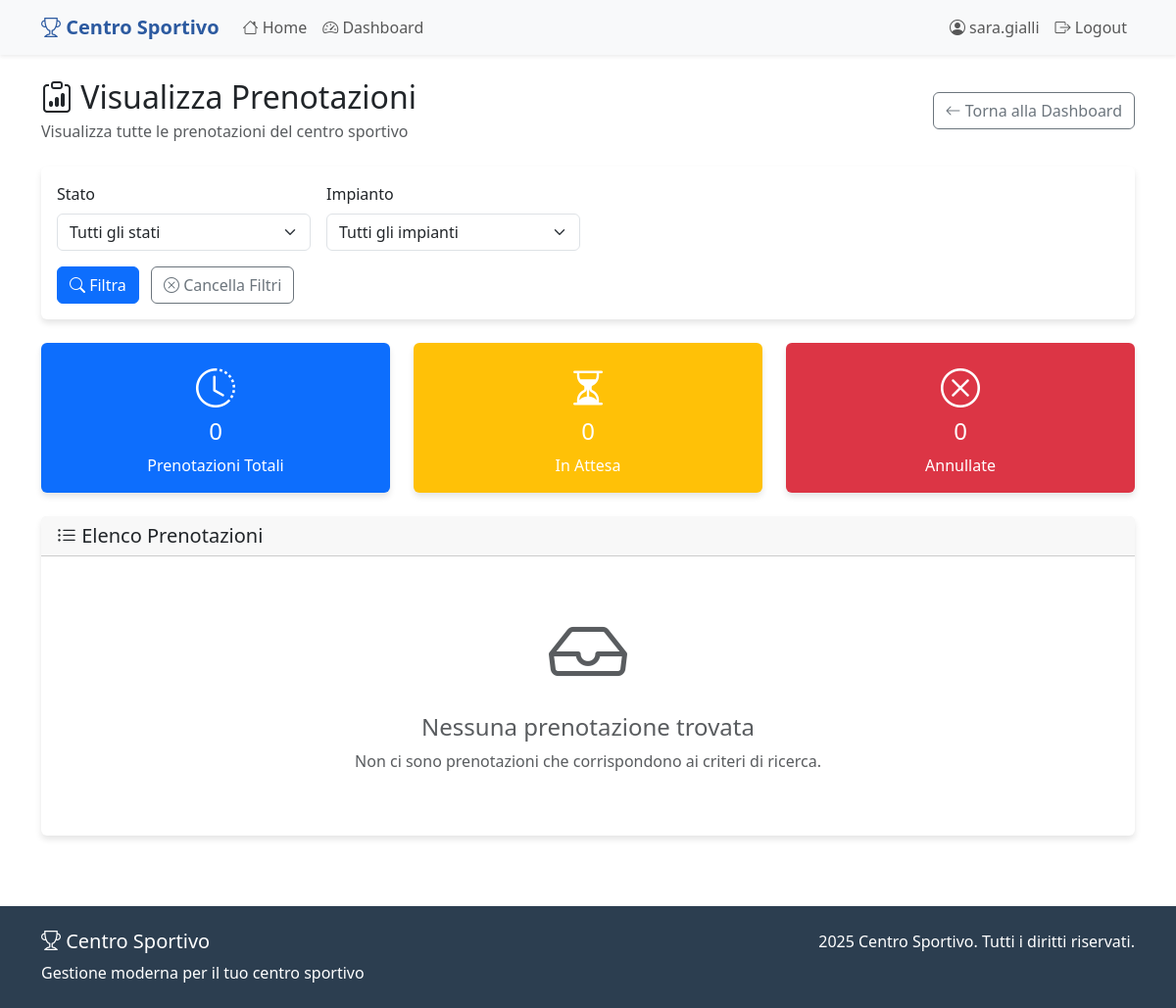
/gestione-prenotazioni/ (signed in), run on an earlier commit of the app's database.
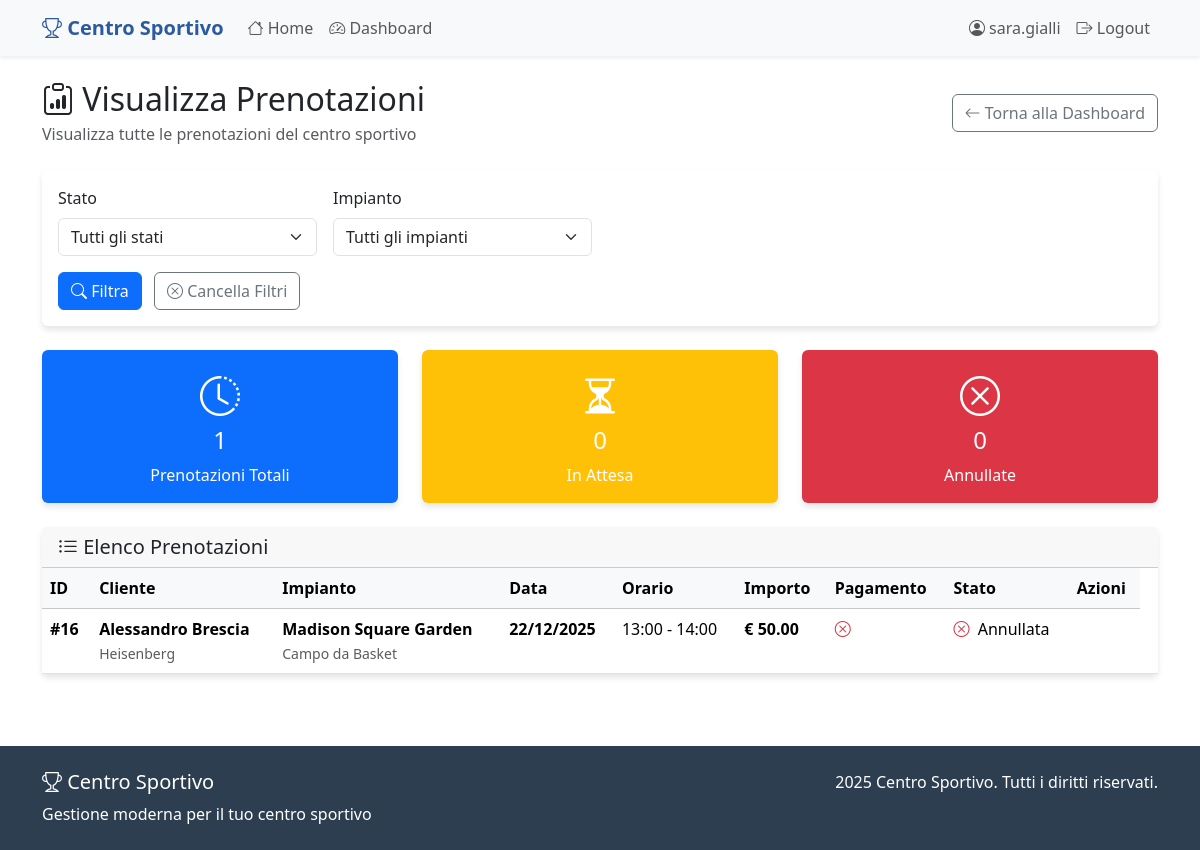
And on a later commit of the database.
### centro_sportivo_app/models.py (models this page shows, shortened)
class Prenotazione(models.Model):
    STATO_CHOICES = [
        ('attesa', 'Attesa'),
        ('annullata', 'Annullata'),
    ]
    cliente = models.ForeignKey(Cliente, on_delete=models.CASCADE)
    impianto = models.ForeignKey(Impianto, on_delete=models.CASCADE)
    data = models.DateField()
    ora_inizio = models.TimeField()
    ora_fine = models.TimeField()
    stato = models.CharField(max_length=15, choices=STATO_CHOICES, default='Attesa')
    importo_totale = models.DecimalField(max_digits=8, decimal_places=2)
    pagamento_effettuato = models.BooleanField(default=False)
    gestita_da = models.ForeignKey(
        Personale,
        on_delete=models.SET_NULL,
        null=True,
        blank=True,
        related_name='prenotazioni_gestite'
    )
    data_creazione = models.DateTimeField(auto_now_add=True)
    data_modifica = models.DateTimeField(auto_now=True)
    class Meta:
        verbose_name = "Prenotazione"
        verbose_name_plural = "Prenotazioni"
        unique_together = ['impianto', 'data', 'ora_inizio']

class Cliente(models.Model):
    username = models.CharField(max_length=15, unique=True)
    nome = models.CharField(max_length=20)
    cognome = models.CharField(max_length=20)
    email = models.EmailField(unique=True)
    telefono = models.CharField(max_length=15, blank=True)
    password = models.CharField(max_length=128)  # Password hashata
    is_active = models.BooleanField(default=True)
    codice_fiscale = models.CharField(
        max_length=16,
        blank=True,
        validators=[RegexValidator(r'^[A-Z0-9]{16}$', 'Inserisci un codice fiscale valido')]
    )
    data_registrazione = models.DateTimeField(auto_now_add=True)
    ultimo_accesso = models.DateTimeField(null=True, blank=True)
    class Meta:
        verbose_name = "Cliente"
        verbose_name_plural = "Clienti"
    def get_full_name(self):
        return f"{self.nome} {self.cognome}"

class Impianto(models.Model):
    TIPOLOGIA_CHOICES = [
        ('calcio', 'Campo da Calcio'),
        ('tennis', 'Campo da Tennis'),
        ('padel', 'Campo da Padel'),
        ('basket', 'Campo da Basket'),
        ('pallavolo', 'Campo da Pallavolo'),
    ]
    STATO_CHOICES = [
        ('disponibile', 'Disponibile'),
        ('prenotato', 'Prenotato'),
        ('manutenzione', 'In Manutenzione'),
        ('fuori_servizio', 'Fuori Servizio'),
    ]
    nome = models.CharField(max_length=100)
    tipologia = models.CharField(max_length=20, choices=TIPOLOGIA_CHOICES)
    capacita_massima = models.PositiveIntegerField()
    stato = models.CharField(max_length=20, choices=STATO_CHOICES, default='disponibile')
    tariffa_oraria = models.DecimalField(max_digits=6, decimal_places=2)
    personale_assegnato = models.ManyToManyField(
        Personale,
        through='GestioneImpianto',
        blank=True
    )
    class Meta:
        verbose_name = "Impianto"
        verbose_name_plural = "Impianti"

### centro_sportivo_app/views.py (the view)
# urls.py: path('gestione-prenotazioni/', views.gestione_prenotazioni, name='gestione_prenotazioni'),
def gestione_prenotazioni(request):
    utente, user_type = get_current_user(request)
    if not utente or user_type != 'personale':
        messages.error(request, 'Accesso riservato al personale.')
        return redirect('centro_sportivo_app:login')
    prenotazioni = Prenotazione.objects.all().order_by('-data_creazione')
    impianto_id = request.GET.get('impianto')
    if impianto_id:
        prenotazioni = prenotazioni.filter(impianto_id=impianto_id)
    stato = request.GET.get('stato')
    if stato:
        prenotazioni = prenotazioni.filter(stato=stato)
    impianti = Impianto.objects.all().order_by('nome')
    prenotazioni_in_attesa = Prenotazione.objects.filter(stato='attesa').count()
    prenotazioni_annullate = Prenotazione.objects.filter(stato='annullata').count()
    totale_prenotazioni = Prenotazione.objects.count()
    context = {
        'prenotazioni': prenotazioni,
        'utente': utente,
        'impianti': impianti,
        'impianto_selezionato': impianto_id,
        'stato_selezionato': stato,
        'prenotazioni_in_attesa': prenotazioni_in_attesa,
        'prenotazioni_annullate': prenotazioni_annullate,
        'totale_prenotazioni': totale_prenotazioni,
    }
    return render(request, 'centro_sportivo_app/gestione_prenotazioni.html', context)

### centro_sportivo_app/views.py (called while the page is built)
def get_current_user(request):
    if 'user_id' not in request.session or 'user_type' not in request.session:
        return None, None
    user_id = request.session['user_id']
    user_type = request.session['user_type']
    try:
        if user_type == 'cliente':
            user_obj = Cliente.objects.get(pk=user_id, is_active=True)
        elif user_type == 'personale':
            user_obj = Personale.objects.get(pk=user_id, is_active=True)
        else:
            return None, None
        return user_obj, user_type
    except (Cliente.DoesNotExist, Personale.DoesNotExist):
        return None, None

### centro_sportivo_app/templates/centro_sportivo_app/gestione_prenotazioni.html (shortened to what the changed rows need)
{% extends 'centro_sportivo_app/base.html' %}
{% block content %}
<div class="container py-4">
    <div class="row mb-4">
        <div class="col">
            <div class="d-flex justify-content-between align-items-center">
                <div>
                    <h2 class="mb-1">
                        <i class="bi bi-clipboard-data"></i> Visualizza Prenotazioni
                    </h2>
                </div>
            </div>
        </div>
    </div>
    <div class="row g-4 mb-4">
        <div class="col-md-4">
            <div class="card bg-primary text-white">
                <div class="card-body text-center">
                    <i class="bi bi-clock-history fs-1 mb-2"></i>
                    <h4>{{ totale_prenotazioni }}</h4>
                    <p class="mb-0">Prenotazioni Totali</p>
                </div>
            </div>
        </div>
    </div>
    <div class="row">
        <div class="col">
            <div class="card">
                <div class="card-body p-0">
                    {% if prenotazioni %}
                        <div class="table-responsive">
                            <table class="table table-hover mb-0">
                                <thead class="table-light">
                                    <tr>
                                        <th>ID</th>
                                        <th>Cliente</th>
                                        <th>Impianto</th>
                                        <th>Data</th>
                                        <th>Orario</th>
                                        <th>Importo</th>
                                        <th>Pagamento</th>
                                        <th>Stato</th>
                                        <th>Azioni</th>
                                    </tr>
                                </thead>
                                <tbody>
                                    {% for prenotazione in prenotazioni %}
                                    <tr>
                                        <td>
                                            <strong>#{{ prenotazione.id }}</strong>
                                        </td>
                                        <td>
                                            <div>
                                                <strong>{{ prenotazione.cliente.get_full_name }}</strong>
                                                <br>
                                                <small class="text-muted">{{ prenotazione.cliente.username }}</small>
                                            </div>
                                        </td>
                                        <td>
                                            <div>
                                                <strong>{{ prenotazione.impianto.nome }}</strong>
                                                <br>
                                                <small class="text-muted">{{ prenotazione.impianto.get_tipologia_display }}</small>
                                            </div>
                                        </td>
                                        <td>
                                            <strong>{{ prenotazione.data|date:"d/m/Y" }}</strong>
                                        </td>
                                        <td>
                                            {{ prenotazione.ora_inizio|time:"H:i" }} -
                                            {{ prenotazione.ora_fine|time:"H:i" }}
                                        </td>
                                        <td>
                                            <strong>€ {{ prenotazione.importo_totale }}</strong>
                                        </td>
                                        <td>
                                            {% if prenotazione.pagamento_effettuato %}
                                                <i class="bi bi-check-circle text-success" title="Pagato"></i>
                                            {% else %}
                                                <i class="bi bi-x-circle text-danger" title="Non Pagato"></i>
                                            {% endif %}
                                        </td>
                                         <td>
                                            <div>
                                               {% if prenotazione.stato == 'attesa' %}
                                                <i class="bi bi-hourglass-split text me-1"></i> In Attesa
                                               {% else %}
                                                <i class="bi bi-x-circle text-danger me-1"></i> Annullata
                                               {% endif %}
                                                <br>
                                            </div>
                                        </td>
                                          <td>
                                        </td>
                                        <td>
                                        </td>
                                    </tr>
                                    {% endfor %}
                                </tbody>
                            </table>
                        </div>
                    {% else %}
                        <div class="text-center py-5">
                            <i class="bi bi-inbox display-1 text-muted"></i>
                            <h4 class="text-muted mt-3">Nessuna prenotazione trovata</h4>
                            <p class="text-muted">Non ci sono prenotazioni che corrispondono ai criteri di ricerca.</p>
                        </div>
                    {% endif %}
                </div>
            </div>
        </div>
    </div>
</div>
{% endblock %}

What changed in the data, as far as the page shows it:
added Prenotazione: id "16", cliente.get_full_name "Alessandro Brescia", cliente.username "Heisenberg", impianto.nome "Madison Square Garden", impianto.tipologia "Campo da Basket", data "22/12/2025", ora_inizio "13:00", ora_fine "14:00", importo_totale "50.00", pagamento_effettuato False (drawn), stato "Attesa" (drawn)
Also different on the page:
{{ totale_prenotazioni }}: "0" → "1"
text no longer shown: "Nessuna prenotazione trovata Non ci sono prenotazioni che corrispondono ai criteri di ricerca."
text now shown: "ID Cliente Impianto Data Orario Importo Pagamento Stato Azioni"
